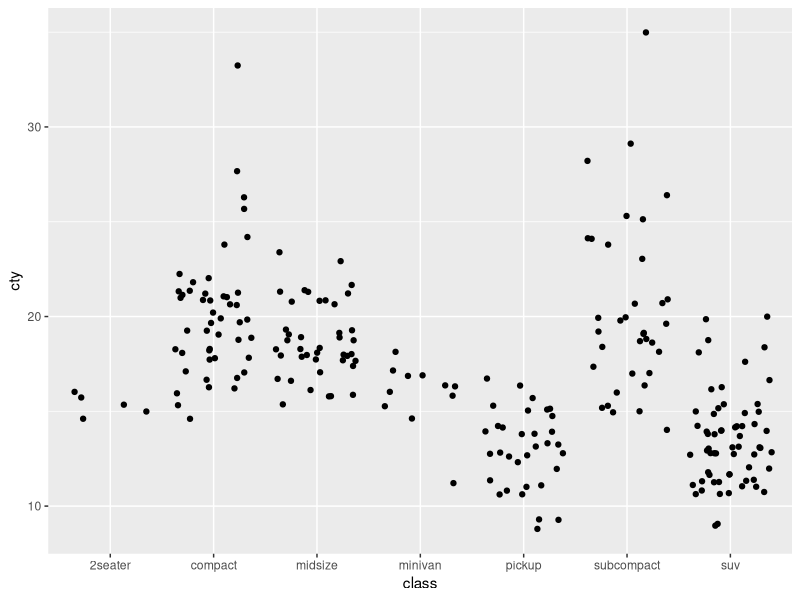

Here is the R script that generated this plot:
## ---- chunk 1
knitr::opts_chunk$set(echo = TRUE)

library(tidyverse)

ggplot(data = mpg, aes(x = class, y = cty)) + 
  geom_jitter()
